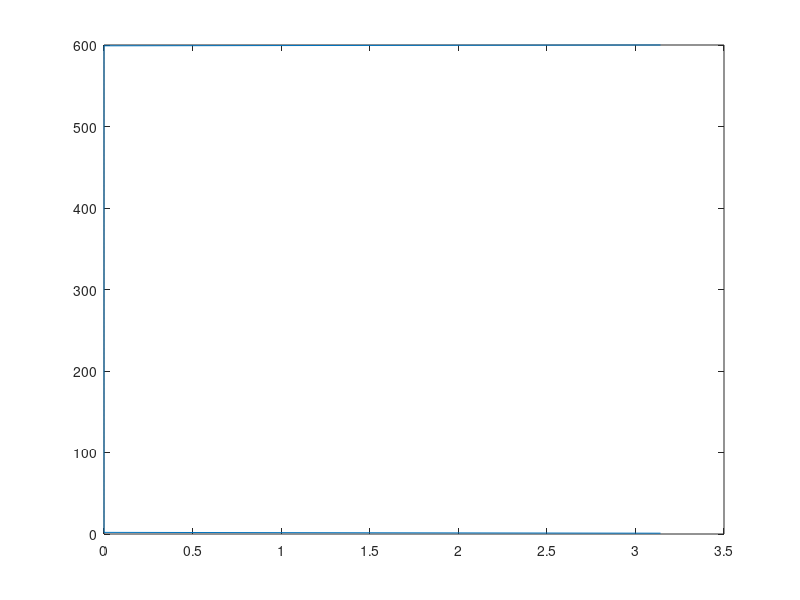

The MATLAB script that drew this image:
omega = zeros(1,600);
Iz = zeros(1,600);

for j = 1:1:600
    %disp('Omega: ')
    omega(j) = j;
    %disp(omega)
end 

Io = 1; 

for t = 1:60
    for k = 1:1:600
        Iz = Io * cos(omega(k) * t * (pi / 180));
        Iz(k) = Iz;
        %disp('Iz: ')
        %disp(Iz)
    end
end 

for k = 1:1:600
    Iz = Io * cos(omega(k) * (pi / 180));
    Iz(k) = Iz;
    %disp('Iz: ')
    %disp(Iz)
end

plot(angle(Iz),omega);

Vo = 10;
R = 100;
L = 0.4;
C = 3e-5; 
theta = 360; 





